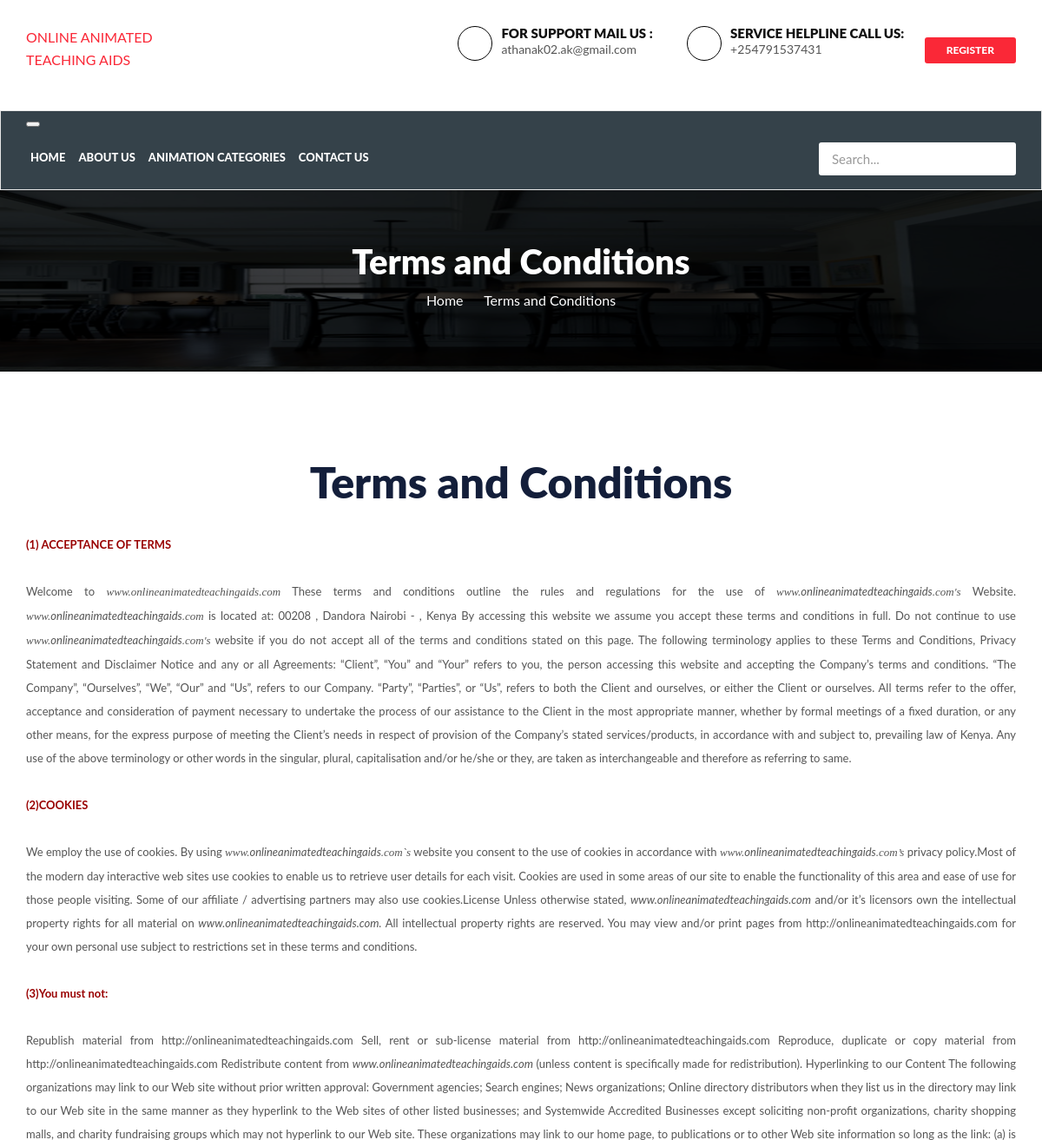
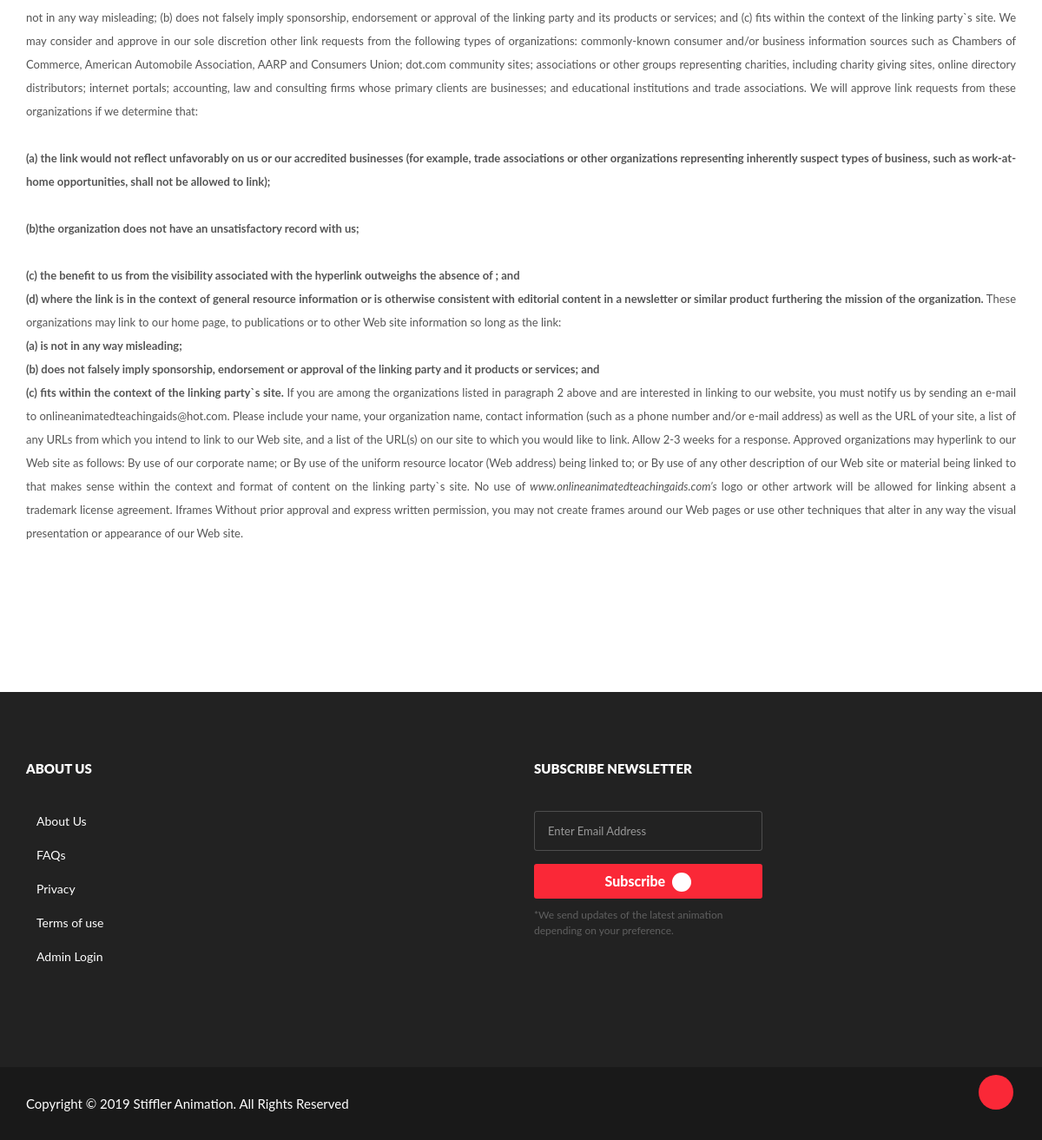
Screenshot of /page.php?type=terms with the database file from the repository (2 pictures, top to bottom).
### tables this page shows
CREATE TABLE `tblpages` (
  `id` int(11) NOT NULL,
  `PageName` varchar(255) DEFAULT NULL,
  `type` varchar(255) NOT NULL DEFAULT '',
  `detail` longtext NOT NULL
);

### page.php (the view, shortened to what this page needs)
<?php
include('include/database.php');
?>
<!DOCTYPE html>
<html>
<head>
  <link rel="stylesheet" href="assets/bootstrap.min.css" type="text/css">
<link rel="stylesheet" href="assets/slick.css" type="text/css">
<link rel="stylesheet" href="assets/owl.carousel.css" type="text/css">
<link rel="stylesheet" href="assets/owl.transitions.css" type="text/css">
<link href="assets/bootstrap-slider.min.css" rel="stylesheet">
<link href="assets/font-awesome.min.css" rel="stylesheet">
   <link rel="stylesheet" href="https://stackpath.bootstrapcdn.com/bootstrap/3.4.1/css/bootstrap.min.css">
	<link rel="stylesheet" href="https://maxcdn.bootstrap/3.2.1/css/bootstrap.theme.mini.css">
	<link rel="stylesheet"  href="assets/master.css">
</head>
<body>
<?php include('include/header.php');?>
<?php
$pagetype=$_GET['type'];
$sql = "SELECT type,detail,PageName from tblpages where type=:pagetype";
$query = $conn -> prepare($sql);
$query->bindParam(':pagetype',$pagetype,PDO::PARAM_STR);
$query->execute();
$results=$query->fetchAll(PDO::FETCH_OBJ);
if($query->rowCount() > 0)
{
foreach($results as $result)
{
    ?>
<section class="page-header aboutus_page">
  <div class="container">
    <div class="page-header_wrap">
      <div class="page-heading">
        <h1><?php   echo htmlentities($result->PageName); ?></h1>
      </div>
      <ul class="coustom-breadcrumb">
        <li><a href="index.php">Home</a></li>
        <li><?php   echo htmlentities($result->PageName); ?></li>
      </ul>
    </div>
  </div>
  <div class="dark-overlay"></div>
</section>
<section class="about_us section-padding">
  <div class="container">
    <div class="section-header text-center">
      <h2><?php
    echo htmlentities($result->PageName);
          ?></h2>
      <p><?php
    echo $result->detail;
          ?> </p>
    </div>
   <?php } }?>
  </div>
</section>
<?php include('include/footer.php');?>
<div id="back-top" class="back-top"> <a href="#top"><i class="fa fa-angle-up" aria-hidden="true"></i> </a> </div>
    </body>
</html>

### rows the page displays
tblpages: PageName "Terms and Conditions", detail "(1) ACCEPTANCE OF TERMS Welcome to www.onlineanimatedteachingaids.com These terms and conditions outline the rules and regulations for the use of www. onlineanimatedteachingaids .com's Website. www. onlineanimatedteachingaids .com is located at: 00208 , Dandora Nairobi - , Kenya By accessing this website we assume you accept these terms and conditions in full. Do not continue to use www. onlineanimatedteachingaids .com's website if you do not accept all of the terms and conditions stated on this page. The following terminology applies to these Terms and Conditions, Privacy Statement and Disclaimer Notice and any or all Agreements: “Client”, “You” and “Your” refers to you, the person…"
